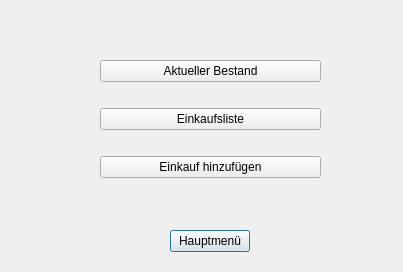
<?xml version="1.0" encoding="UTF-8"?>
<ui version="4.0">
 <class>WindowLebensm</class>
 <widget class="QDialog" name="WindowLebensm">
  <property name="geometry">
   <rect>
    <x>0</x>
    <y>0</y>
    <width>403</width>
    <height>272</height>
   </rect>
  </property>
  <property name="windowTitle">
   <string>Dialog</string>
  </property>
  <widget class="QPushButton" name="cmdHauptmenu">
   <property name="geometry">
    <rect>
     <x>170</x>
     <y>230</y>
     <width>80</width>
     <height>22</height>
    </rect>
   </property>
   <property name="text">
    <string>Hauptmenü</string>
   </property>
  </widget>
  <widget class="QWidget" name="">
   <property name="geometry">
    <rect>
     <x>100</x>
     <y>40</y>
     <width>221</width>
     <height>161</height>
    </rect>
   </property>
   <layout class="QVBoxLayout" name="verticalLayout">
    <item>
     <widget class="QPushButton" name="cmdBestand">
      <property name="text">
       <string>Aktueller Bestand</string>
      </property>
     </widget>
    </item>
    <item>
     <widget class="QPushButton" name="cmdEinkaufsliste">
      <property name="text">
       <string>Einkaufsliste</string>
      </property>
     </widget>
    </item>
    <item>
     <widget class="QPushButton" name="cmdAddEinkauf">
      <property name="text">
       <string>Einkauf hinzufügen</string>
      </property>
     </widget>
    </item>
   </layout>
  </widget>
 </widget>
 <resources/>
 <connections/>
</ui>
